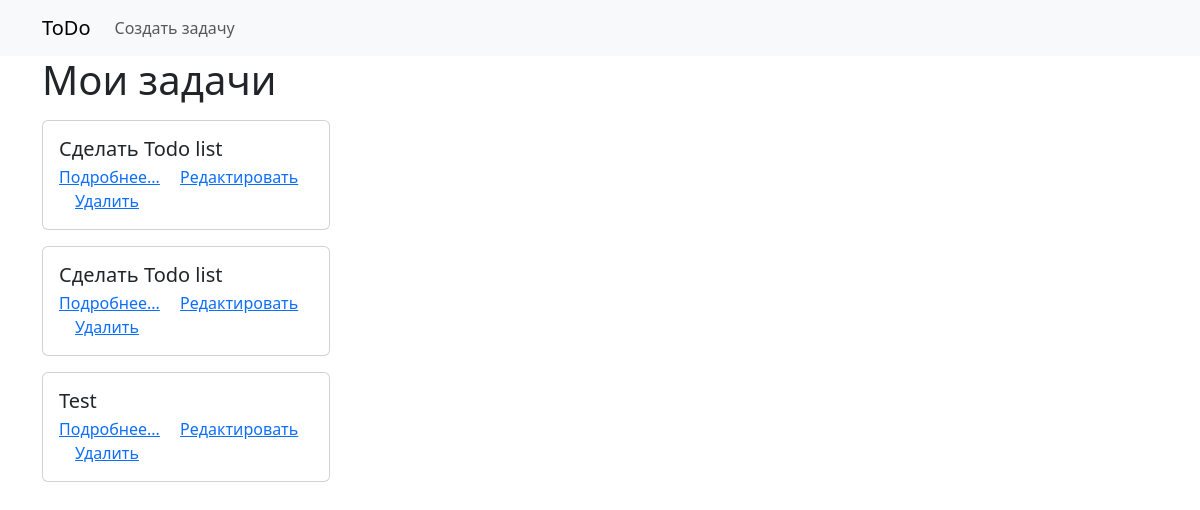
/, run on an earlier commit of the app's database.
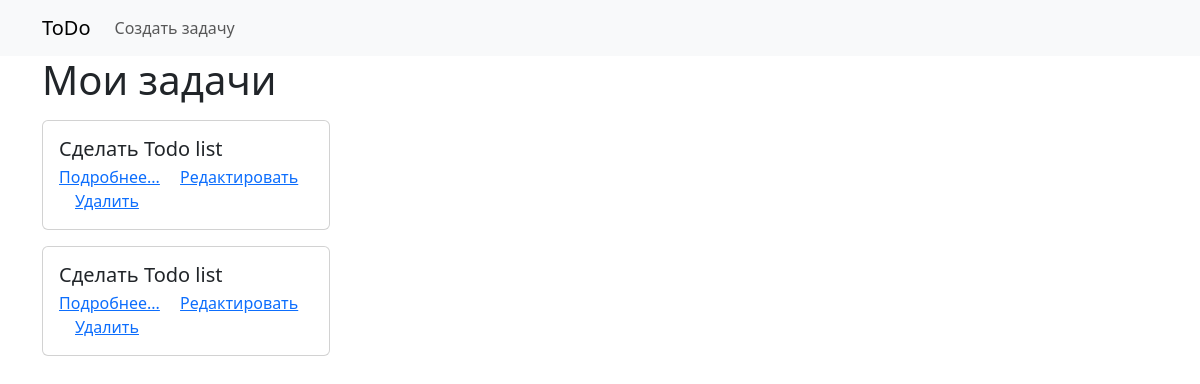
And on a later commit of the database.
### todo/models.py (models this page shows, shortened)
class AbstractModel(models.Model):
    created_at = models.DateTimeField(auto_now_add=True, verbose_name='Время создания')
    updated_at = models.DateTimeField(auto_now=True, verbose_name='Время изменения')
    class Meta:
        abstract = True

class Task(AbstractModel):
    name = models.CharField(max_length=50, null=False, blank=False, verbose_name="Задача")
    description = models.TextField(max_length=3000, null=True, blank=False, verbose_name="Описание")
    status = models.ForeignKey('todo.Status', on_delete=models.RESTRICT, verbose_name='Статус', related_name='tasks', blank=True)
    type = models.ManyToManyField('todo.Type', through='todo.TaskType', through_fields=('task', 'type'), verbose_name='Тип', related_name='tasks', blank=True)

### todo/views.py (the view)
# urls.py: path('', index_view, name='index'),
def index_view(request):
    tasks = Task.objects.all()
    return render(request, 'index.html', {'tasks': tasks})

### todo/templates/index.html (shortened to what this page needs)
{% extends 'base.html' %}
{% block menu %}<a class="nav-link" aria-current="page" href="{% url 'task_create_view' %}">Создать задачу</a>{% endblock %}
{% block content %}
    <h1>Мои задачи</h1>
    {% for task in tasks %}
        <div class="card my-3" style="width: 18rem;">
            <div class="card-body">
                <h5 class="card-title">{{ task.name }}</h5>
                <a href={% url 'task_view' pk=task.pk %} class="card-link">Подробнее...</a>
                <a href={% url 'task_update_view' pk=task.pk %} class="card-link">Редактировать</a>
                <a href={% url 'task_delete_view' pk=task.pk %} class="card-link">Удалить</a>
            </div>
        </div>
    {% endfor %}
{% endblock %}

What changed in the data, as far as the page shows it:
removed Task: name "Test"
